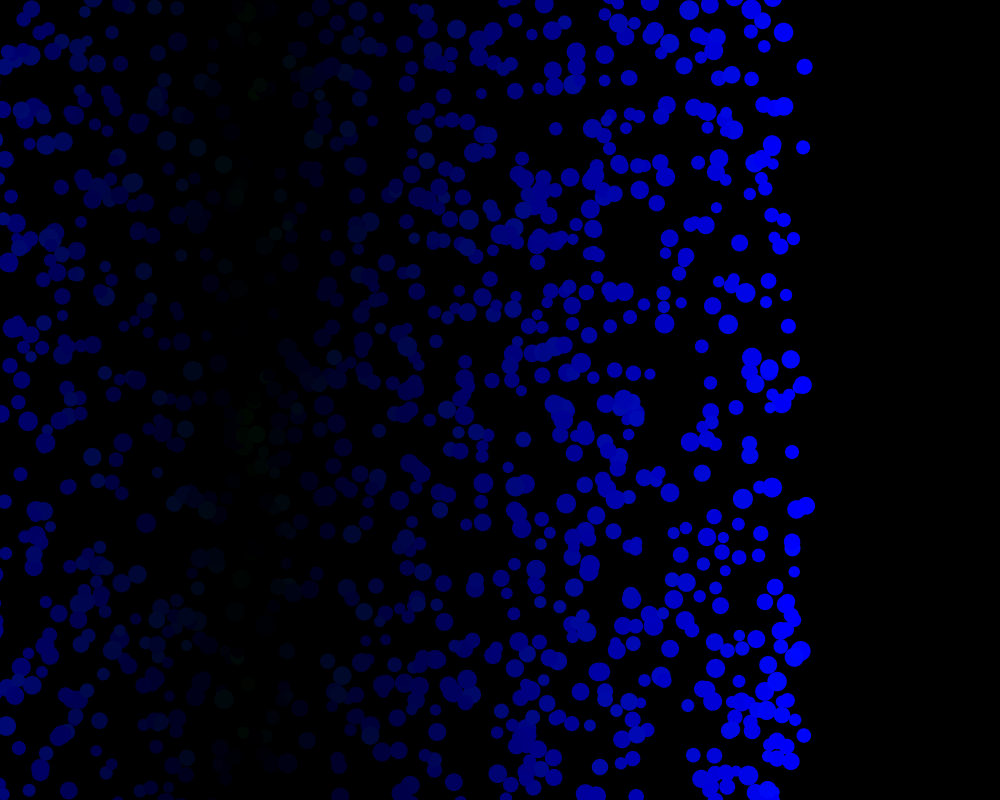
Frame 1 (no input)
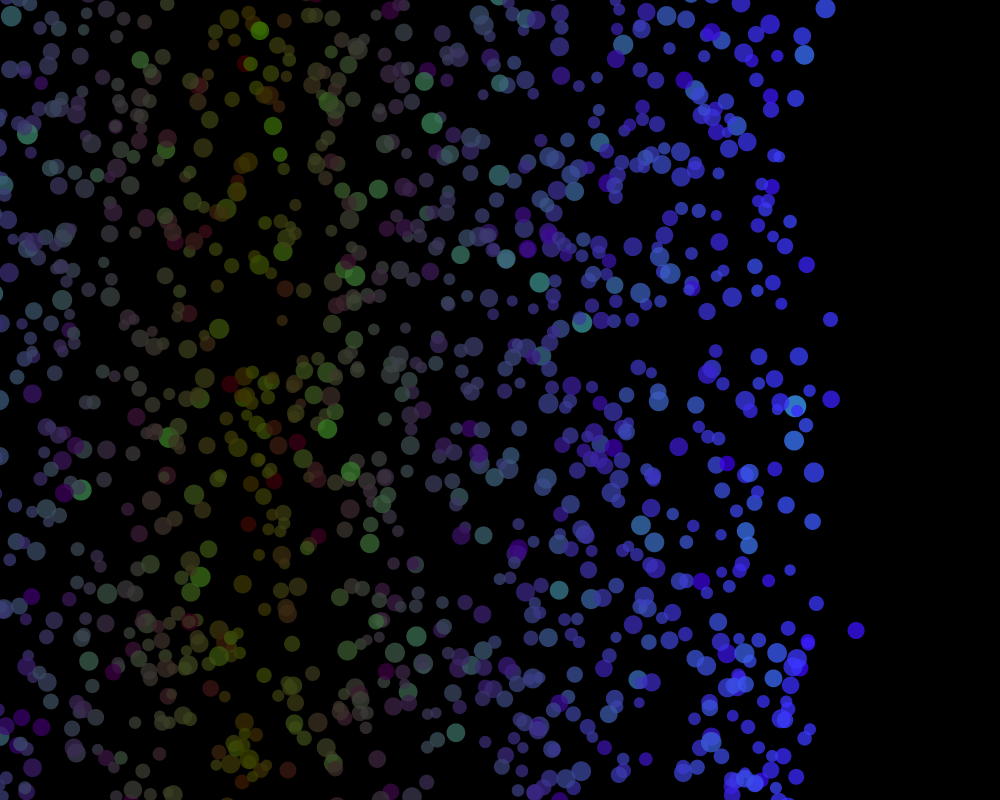
Frame 60 (the mouse pressed at the canvas centre just before this capture)
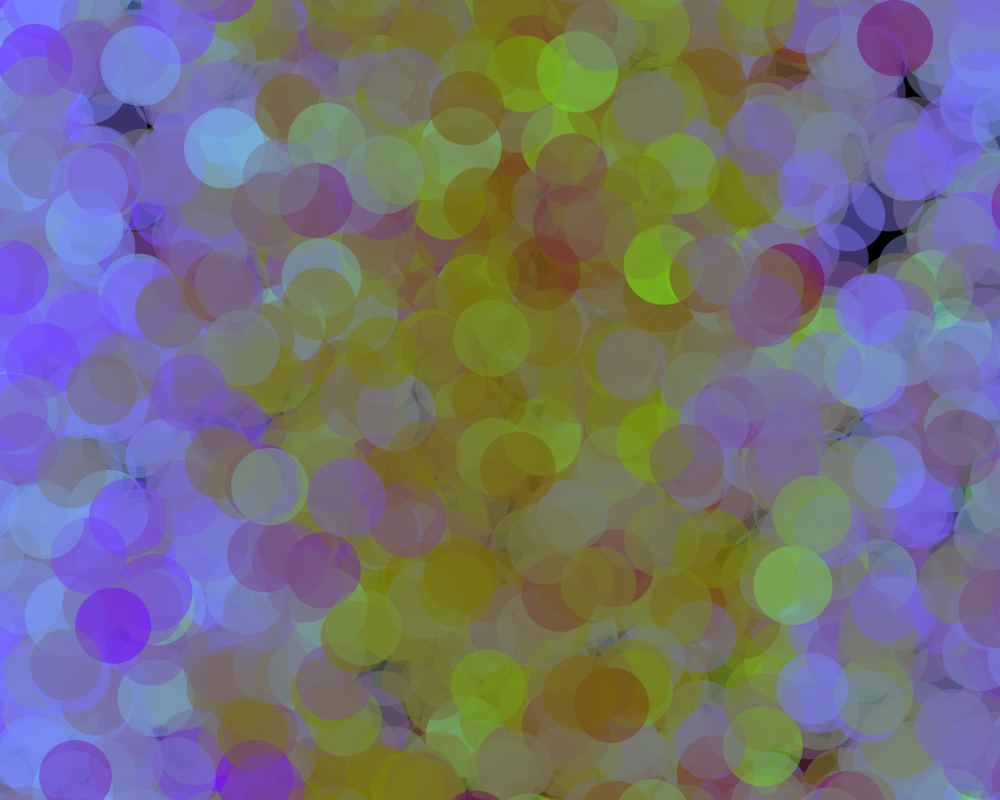
Frame 120 (the mouse held since frame 60 and released just before this capture)

The Processing sketch that drew these frames (run headless with seeded random() and noise(); from frame 60 on, the mouse is pressed at the canvas centre):

// Processing sketch: Particle6
// ── Particle6.pde
int size = 4950;
particle[] Particles = new particle[size];
ArrayList shape = new ArrayList();
ArrayList temp = new ArrayList();
float XX = 0;
float YY = 0;
float XX2 = 0;
float YY2 = 0;
void setup() {
  
  size(1000,800);
  for (int i = 0; size > i; i++) {
    Particles[i] = new particle();
    Particles[i].reset();
    
    
  }
  int[] val = {100,100,150,150,200,175,250,200};
  shapeCreate(val);
  
}
float times = 0;
float sizeADD = 0;

int mode = 0; //mode 0 is go to mouse, mode 1 = use ArrayList
void draw() {
  if (mousePressed == true) {
    
    sizeADD += 1;
  }
  
    XX2 = mouseX;
    YY2 = mouseY;
    
   
  
  println(shape);
  if (mode == 1) {
 ArrayList val = (ArrayList) shape.get(int(times%shape.size()) );
 mouseX = (int) val.get(0);
 mouseY = (int) val.get(1);
  }
  background(0);
  times = times + 1;
  
  for (int i = 0; size > i; i++) {
    Particles[i].update();
    if (Particles[i].timeSurvied() == true) {
      Particles[i].reset();
    }
  }
  //particles die after timeSurvied is greater than x
  
}


class particle {
  float y;
  float gravity;
  float x;
  int generations;
  int maxAge;
  float downY;
  float orginY;
  float orginX;
  float moveX;
  int mod;
  float sizeA;
  void update() {
    noStroke();
    //gravity = gravity + .1;
    fill(generations,generations-y,abs(x+orginX-250)/2.1,250-generations );
    
    y = y + gravity;
    if (generations % mod ==0) {
    moveX = random(-3,3)*(sizeA/10);
    gravity = random(-3,3)*sizeA/10;
    }
    
    x = x+ moveX;
    generations = generations + 1;
    
    ellipse(orginX+x+(XX+XX2*sizeA/10),orginY+y+(YY+YY2*sizeA/10),sizeADD+10-y/50+sizeA,sizeADD+10-y/50+sizeA);
    
   
    
  }
  boolean timeSurvied() {
    if (generations > random(200,600)) {
      return true;
    }
    return false;
    /*
    if (generations > maxAge) {
      return true;
    }
    return false;
    */
  }
  void reset() {
    moveX = random(-200,200);
    orginY = random(-880,800);
    orginX = random(-800,800);
    maxAge = (int) random(5,45);
    gravity = random(-1,5);
   y = random(-10,10);
  x = random(-10,10);
  generations = (int) random(-1,1);
  mod = (int) random(1,15);
  sizeA = random(1,10);
  
  }
  
}
void shapeCreate(int[] args) {
  for (int i = 0; args.length > i; i++) {
     
    temp.add(args[i]);
    if (i % 2 == 1) {
      shape.add(temp);
      temp = new ArrayList();
     }
  }
  
}
//templates 
/* T
  float[] val = {100,100,400,100,200,100,250,400,250,200}
  
  */
/* C
  float[] val = {100,100,150,150,200,175,250,200};
*/
